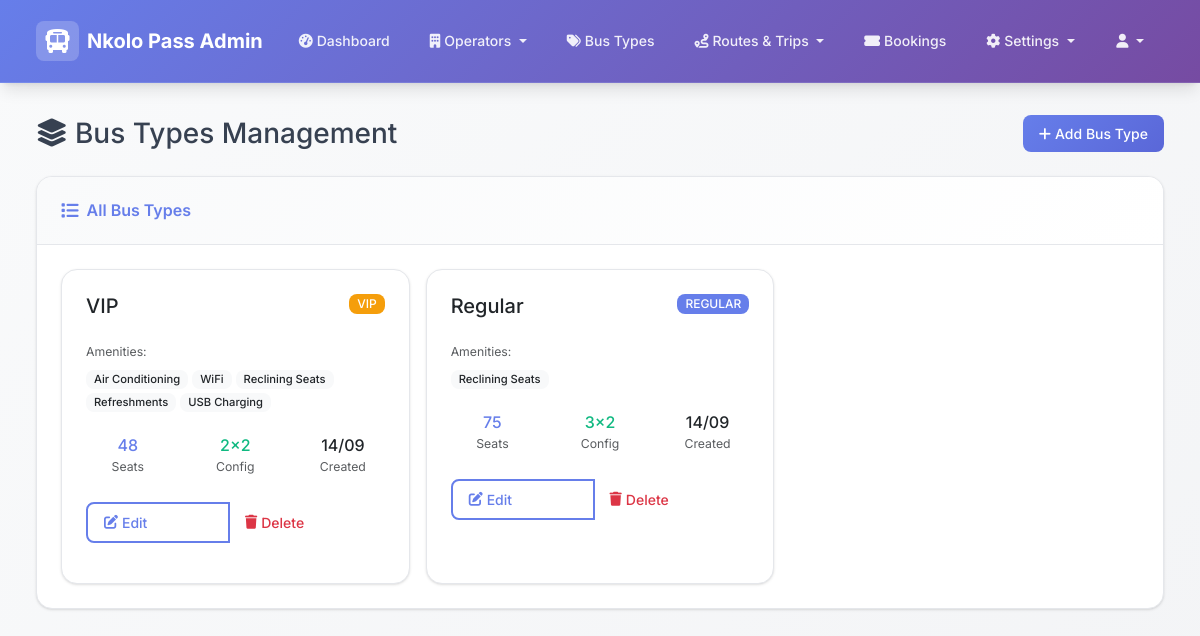
Page /admin/bus-types (signed in) on the committed database.
### models.py (models this page shows, shortened)
class BusType(db.Model):
    id = db.Column(db.Integer, primary_key=True)
    name = db.Column(db.String(50), nullable=False)  # e.g., "Luxury Coach", "Standard Bus"
    category = db.Column(db.String(20), nullable=False, default='regular')  # 'vip' or 'regular'
    description = db.Column(db.Text)
    amenities = db.Column(db.Text)  # JSON string of amenities
    capacity = db.Column(db.Integer, nullable=False, default=48)
    seat_layout = db.Column(db.Text)  # JSON string for default seat map
    seats_per_row = db.Column(db.Integer, default=4)
    created_at = db.Column(db.DateTime, default=datetime.utcnow)
    updated_at = db.Column(db.DateTime, default=datetime.utcnow, onupdate=datetime.utcnow)
    def get_amenities(self):
        if self.amenities:
            return json.loads(self.amenities)
        return []

### admin_routes.py (the view)
@admin_bp.route('/bus-types')
def bus_types():
    if 'admin_id' not in session:
        return redirect(url_for('admin_bp.login'))
    bus_types = BusType.query.all()
    return render_template('admin/bus_types/list.html', bus_types=bus_types)

### templates/admin/bus_types/list.html (shortened to what this page needs)
{% extends "admin/base.html" %}
{% block content %}
<div class="row">
    <div class="col-12">
        <div class="d-flex flex-column flex-md-row justify-content-between align-items-start align-items-md-center mb-4">
            <h1 class="h3 mb-3 mb-md-0">
                <i class="fas fa-layer-group"></i> Bus Types Management
            </h1>
            <a href="{{ url_for('admin_bp.add_bus_type') }}" class="btn btn-primary">
                <i class="fas fa-plus"></i> Add Bus Type
            </a>
        </div>
    </div>
</div>
<div class="row">
    <div class="col-12">
        <div class="card">
            <div class="card-header">
                <h6 class="m-0 font-weight-bold text-primary">
                    <i class="fas fa-list"></i> All Bus Types
                </h6>
            </div>
            <div class="card-body">
                {% if bus_types %}
                    <div class="row g-3">
                        {% for bus_type in bus_types %}
                        <div class="col-md-6 col-lg-4">
                            <div class="card h-100 bus-type-card">
                                <div class="card-body">
                                    <div class="mb-3">
                                        <div class="d-flex justify-content-between align-items-start">
                                            <h5 class="card-title">{{ bus_type.name }}</h5>
                                            <span class="badge bg-{{ 'warning' if bus_type.category == 'vip' else 'primary' }}">
                                                {{ bus_type.category.upper() }}
                                            </span>
                                        </div>
                                    </div>
                                    {% if bus_type.get_amenities() %}
                                        <div class="amenities mb-3">
                                            <small class="text-muted d-block mb-2">Amenities:</small>
                                            <div class="d-flex flex-wrap gap-1">
                                                {% for amenity in bus_type.get_amenities() %}
                                                    <span class="badge bg-light text-dark">{{ amenity }}</span>
                                                {% endfor %}
                                            </div>
                                        </div>
                                    {% endif %}
                                    <div class="bus-stats mb-3">
                                        <div class="row text-center">
                                            <div class="col-4">
                                                <div class="stat-item">
                                                    <h6 class="mb-0 text-primary">{{ bus_type.capacity }}</h6>
                                                    <small class="text-muted">Seats</small>
                                                </div>
                                            </div>
                                            <div class="col-4">
                                                <div class="stat-item">
                                                    <h6 class="mb-0 text-success">
                                                        {% if bus_type.seats_per_row == 2 %}1x1
                                                        {% elif bus_type.seats_per_row == 3 %}2x1
                                                        {% elif bus_type.seats_per_row == 4 %}2x2
                                                        {% elif bus_type.seats_per_row == 5 %}3x2
                                                        {% else %}{{ bus_type.seats_per_row }}
                                                        {% endif %}
                                                    </h6>
                                                    <small class="text-muted">Config</small>
                                                </div>
                                            </div>
                                            <div class="col-4">
                                                <div class="stat-item">
                                                    <h6 class="mb-0">{{ bus_type.created_at.strftime('%d/%m') }}</h6>
                                                    <small class="text-muted">Created</small>
                                                </div>
                                            </div>
                                        </div>
                                    </div>
                                    <div class="btn-group w-100" role="group">
                                        <a href="{{ url_for('admin_bp.edit_bus_type', id=bus_type.id) }}"
                                           class="btn btn-outline-primary btn-sm">
                                            <i class="fas fa-edit"></i> Edit
                                        </a>
                                        <button type="button"
                                                class="btn btn-outline-danger btn-sm"
                                                onclick="confirmDelete('{{ bus_type.name }}', '{{ url_for('admin_bp.delete_bus_type', id=bus_type.id) }}')">
                                            <i class="fas fa-trash"></i> Delete
                                        </button>
                                    </div>
                                </div>
                            </div>
                        </div>
                        {% endfor %}
                    </div>
                {% endif %}
            </div>
        </div>
    </div>
</div>
{% endblock %}

### static/css/admin.css (style rules this page uses)
:root { --admin-primary: #667eea; --admin-primary-dark: #5a67d8; --admin-secondary: #764ba2; --admin-success: #10b981; --admin-info: #0ea5e9; --admin-warning: #f59e0b; --admin-danger: #ef4444; --admin-dark: #1f2937; --admin-light: #f9fafb; --admin-white: #ffffff; --admin-gray-50: #f9fafb; --admin-gray-100: #f3f4f6; --admin-gray-200: #e5e7eb; --admin-gray-300: #d1d5db; --admin-gray-400: #9ca3af; --admin-gray-500: #6b7280; --admin-gray-600: #4b5563; --admin-gray-700: #374151; --admin-gray-800: #1f2937; --admin-gray-900: #111827; --shadow-sm: 0 1px 2px 0 rgb(0 0 0 / 0.05); --shadow: 0 1px 3px 0 rgb(0 0 0 / 0.1), 0 1px 2px -1px rgb(0 0 0 / 0.1); --shadow-md: 0 4px 6px -1px rgb(0 0 0 / 0.1), 0 2px 4px -2px rgb(0 0 0 / 0.1); --shadow-lg: 0 10px 15px -3px rgb(0 0 0 / 0.1), 0 4px 6px -4px rgb(0 0 0 / 0.1); --shadow-xl: 0 20px 25px -5px rgb(0 0 0 / 0.1), 0 8px 10px -6px rgb(0 0 0 / 0.1); --radius-sm: 0.375rem; --radius: 0.5rem; --radius-md: 0.75rem; --radius-lg: 1rem; --radius-xl: 1.5rem; --space-xs: 0.25rem; --space-sm: 0.5rem; --space: 1rem; --space-lg: 1.5rem; --space-xl: 2rem; --space-2xl: 3rem; }
* { box-sizing: border-box; }
body { background: linear-gradient(135deg, var(--admin-gray-50) 0%, var(--admin-gray-100) 100%); font-family: 'Inter', -apple-system, BlinkMacSystemFont, 'Segoe UI', 'Roboto', sans-serif; font-size: 14px; line-height: 1.6; color: var(--admin-gray-700); margin: 0; padding: 0; min-height: 100vh; }
.card { background: var(--admin-white); border: 1px solid var(--admin-gray-200); border-radius: var(--radius-lg); box-shadow: var(--shadow); transition: all 0.3s cubic-bezier(0.4, 0, 0.2, 1); overflow: hidden; margin-bottom: var(--space); }
.card-header { background: linear-gradient(135deg, var(--admin-gray-50) 0%, var(--admin-white) 100%); border-bottom: 1px solid var(--admin-gray-200); padding: var(--space-lg); font-weight: 600; color: var(--admin-gray-800); display: flex; align-items: center; justify-content: space-between; flex-wrap: wrap; gap: var(--space); }
.card-header h6 { margin: 0; font-size: 1rem; font-weight: 600; color: var(--admin-gray-800); display: flex; align-items: center; gap: var(--space-sm); }
.card-header h6 i { color: var(--admin-primary); font-size: 1.1rem; }
.card-body { padding: var(--space-lg); }
.text-primary { color: var(--admin-primary) !important; }
.text-success { color: var(--admin-success) !important; }
.btn { border-radius: 0.35rem; font-weight: 600; transition: all 0.3s ease; }
.btn-primary { background-color: var(--admin-primary); border-color: var(--admin-primary); }
.badge { font-weight: 600; border-radius: 0.25rem; }
.btn { border-radius: var(--radius); font-weight: 500; font-size: 0.875rem; padding: var(--space-sm) var(--space); transition: all 0.3s cubic-bezier(0.4, 0, 0.2, 1); border: none; display: inline-flex; align-items: center; gap: var(--space-xs); text-decoration: none; }
.btn-primary { background: linear-gradient(135deg, var(--admin-primary) 0%, var(--admin-primary-dark) 100%); color: white; }
.btn-outline-primary { border: 2px solid var(--admin-primary); color: var(--admin-primary); background: transparent; }
.badge { font-weight: 500; font-size: 0.75rem; padding: var(--space-xs) var(--space-sm); border-radius: var(--radius); }
.bg-primary { background-color: var(--admin-primary) !important; }
.bg-warning { background-color: var(--admin-warning) !important; }

### templates/admin/bus_types/list.html (style rules this page uses)
.bus-type-card { transition: all 0.3s ease; border: 1px solid var(--admin-gray-200); }
.stat-item { padding: 0.5rem 0; }
.amenities .badge { font-size: 0.7rem; font-weight: 500; }

### rows in the picture
BusType: name "VIP", category "VIP", get_amenities "Air Conditioning" "WiFi" "Reclining Seats" "Refreshments" "USB Charging", capacity "48", seats_per_row "2x2", created_at "14/09"
BusType: name "Regular", category "REGULAR", get_amenities "Reclining Seats", capacity "75", seats_per_row "3x2", created_at "14/09"

### other values in the picture
{{ site_name }} "Nkolo Pass"
